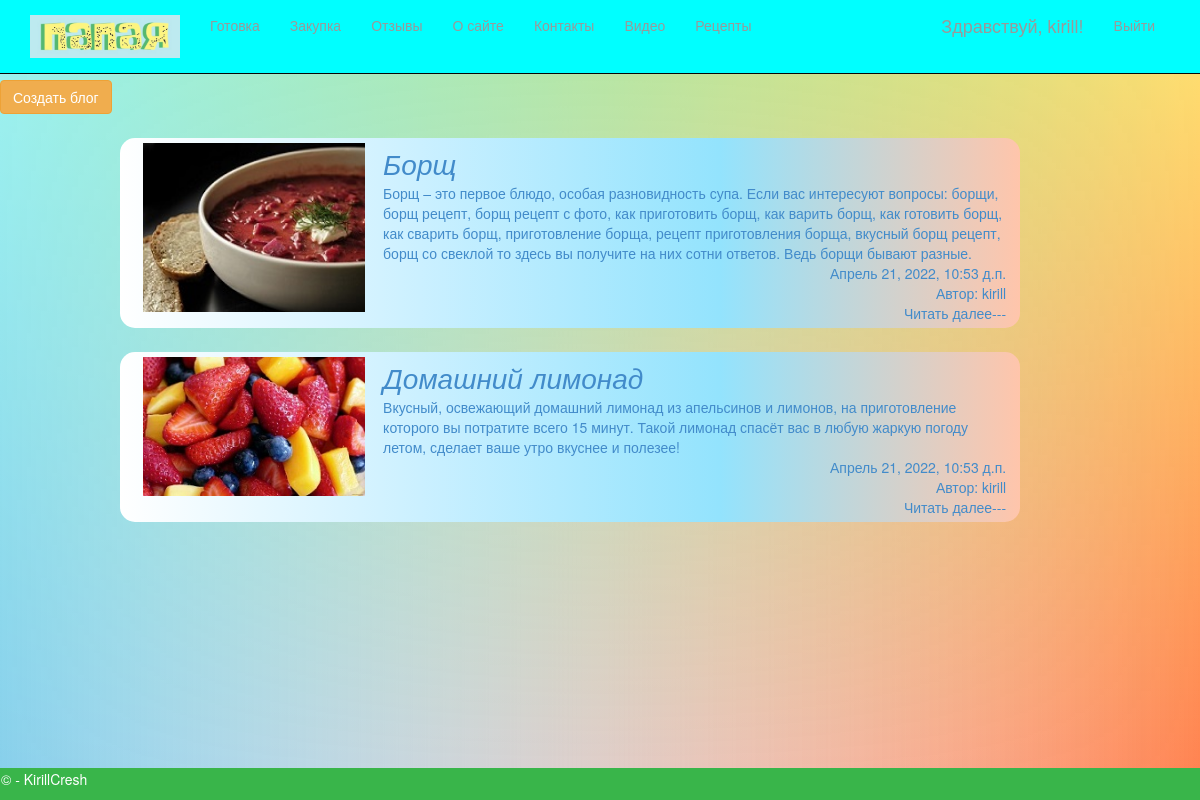
/blogs/ (signed in), run on the app's committed database.
### app/models.py (models this page shows, shortened)
class Blog(models.Model):
    title = models.CharField(max_length = 80, unique_for_date = "posted", verbose_name = "Заголовок")
    description = models.TextField(verbose_name = "Краткое описание")
    content = models.TextField(verbose_name = "Полное содержание")
    posted = models.DateTimeField(default = datetime.now(), db_index = True, verbose_name = "Опубликована")
    author = models.ForeignKey(User, null=True, blank=True, on_delete = models.SET_NULL, verbose_name = "Автор")
    image = models.ImageField(upload_to='images/', default = 'default.jpg', verbose_name = "Путь к картинке")
    class Meta:
        db_table = "Блог"
        ordering = ["-posted"]
        verbose_name = "статья блога"
        verbose_name_plural = "статьи блога"

### app/views.py (the view)
# urls.py: path('blogs/', views.blogs, name='blogs'),
def blogs(request):
    latest_blog = Blog.objects.order_by('-posted')[:5]
    template = loader.get_template('app/blogs.html')
    context = {
    'latest_blog': latest_blog,
    }
    return render(request, 'app/blogs.html', context)

### app/templates/app/blogs.html (shortened to what this page needs)
﻿{% extends "app/layout.html" %}
{% load static %}
{% block content %}
{% if user.is_superuser %}
<a class="btn btn-warning" href="{% url 'create' %}">Создать блог</a>
{% endif %}
{% if latest_blog %}
{% for blog in latest_blog %}
<div class="blockpost">
    <div class="blocks">
        <div class="blockimg">
            <figure>
                <a><img src="{{ blog.image.url }}" style="max-height: 200px;"></a>
            </figure>
        </div>
        <div class="block1">
            <a style="font-size: 28px;"><i>{{ blog.title }}</i></a>
            <a style="align-self:flex-start;">{{ blog.description }}</a>
            <a style="align-self:flex-end;">{{ blog.posted }}</a>
            <a style="align-self:flex-end;">Автор: {{ blog.author }}</a>
            <a style="align-self:flex-end;" href="{% url 'blog_itself' blog.id %}">Читать далее---</a>
        </div>
    </div>
</div>
{% endfor %}
{% endif %}
{% endblock %}

### app/templates/app/loginpartial.html (shortened to what this page needs)
﻿{% if user.is_authenticated %}
<form id="logoutForm" action="/logout/" method="post" class="navbar-right">
    <ul class="nav navbar-nav navbar-right">
        <li><span class="navbar-brand">Здравствуй, {{ user.username }}!</span></li>
        <li><a href="javascript:document.getElementById('logoutForm').submit()">Выйти</a></li>
    </ul>
</form>
{% else %}
<ul class="nav navbar-nav navbar-right">
    <li><a href="{% url 'login' %}">Войти</a></li>
    <li><a href="{% url 'register' %}">Регистрация</a></li>
</ul>
{% endif %}

### app/static/app/content/site.css (style rules this page uses)
body { padding-top: 3%; padding-bottom: 20px; background-blend-mode: screen; background: linear-gradient(limegreen, transparent), linear-gradient(90deg, skyblue, transparent), linear-gradient(-90deg, coral, transparent); background-size: cover; background-position: center center; background-repeat: no-repeat; background-attachment: fixed; }
.blockpost { transition: all 400ms ease-in-out; display: flex; flex-direction: column; align-items: center; width: 75%; padding: 5px; margin-top: 2%; margin-left: 10%; border-radius: 15px; background: linear-gradient(90deg, #ffffff,#cbf0ff,#93e3fd,#ffc5ab) no-repeat; }
figure img { float: left; margin: 0 2% 1% 2%; width: 25%; }
.block1 { display: flex; flex-direction: column; justify-content: flex-end; margin-right: 1%; }

### data on the page
Blog: image (picture), title "Борщ", description "Борщ – это первое блюдо, особая разновидность супа. Если вас интересуют вопросы: борщи, борщ рецепт, борщ рецепт с фото, как приготовить борщ, как варить борщ, как готовить борщ, как сварить борщ, приготовление борща, рецепт приготовления борща, вкусный борщ рецепт, борщ со свеклой то здесь вы получите на них сотни ответов. Ведь борщи бывают разные.", posted "Апрель 21, 2022, 10:53 д.п.", author "kirill"
Blog: image (placeholder picture), title "Домашний лимонад", description "Вкусный, освежающий домашний лимонад из апельсинов и лимонов, на приготовление которого вы потратите всего 15 минут. Такой лимонад спасёт вас в любую жаркую погоду летом, сделает ваше утро вкуснее и полезее!", posted "Апрель 21, 2022, 10:53 д.п.", author "kirill"

### other printed values
{{ user.username }} "kirill"
